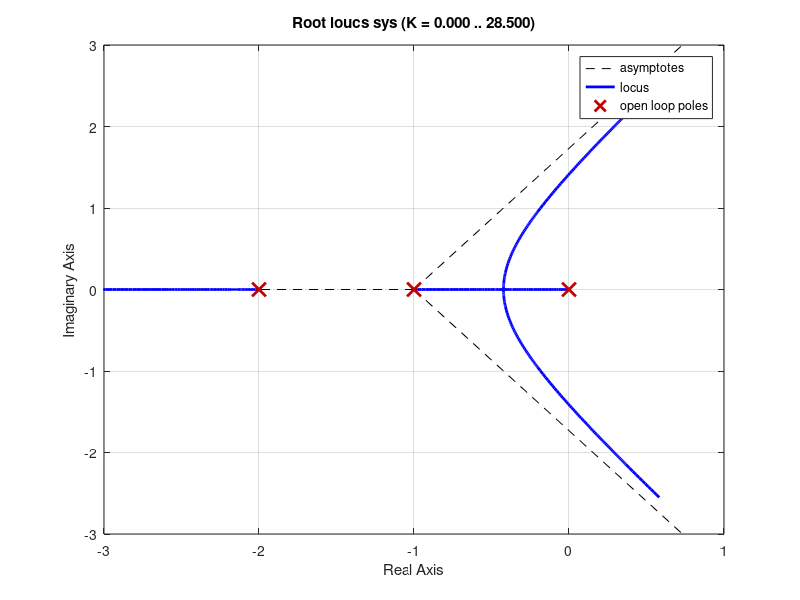

This figure's MATLAB source:
%画根轨迹
%UTF-8
num = [1];                             %开环分子多项式系数
den = conv([1,0],conv([1,1],[1,2])); %开环分母多项式系数
sys = tf(num,den);                         
rlocus(sys);                             %画根轨迹
axis([-3 1 -3 3]);                       %坐标范围
